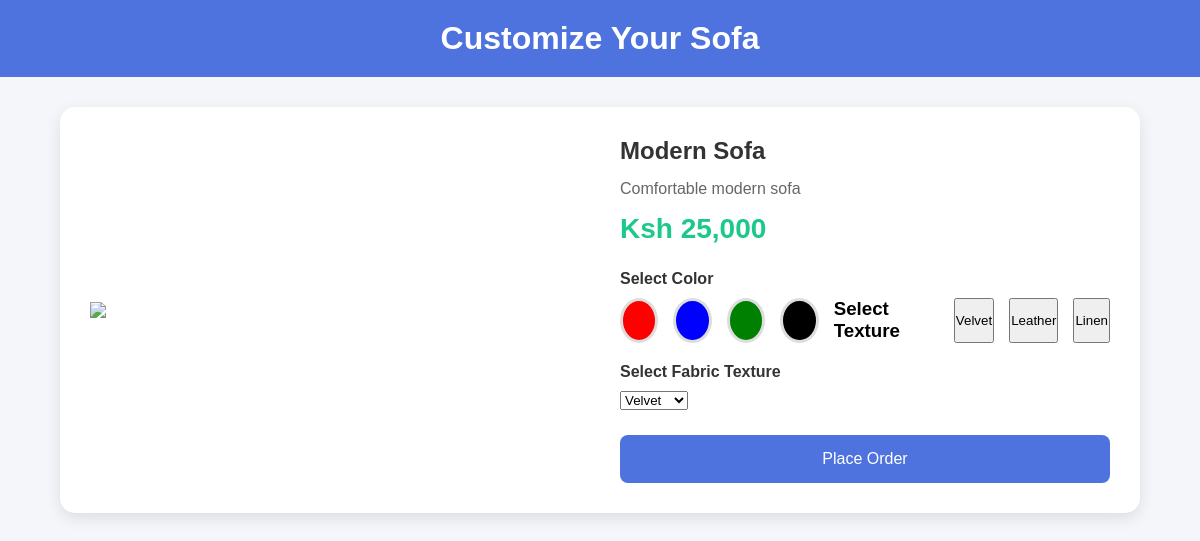
Screenshot of /customize.php?id=1 with the database file from the repository.
### tables this page shows
CREATE TABLE `products` (
  `id` int(11) NOT NULL,
  `name` text NOT NULL,
  `description` varchar(255) NOT NULL,
  `price` int(50) NOT NULL,
  `image` varchar(255) NOT NULL
);

### customize.php (the view, shortened to what this page needs)
<?php
include("config/db.php");
$id = $_GET['id'];
$product = mysqli_query($conn,"SELECT * FROM products WHERE id='$id'");
$row = mysqli_fetch_assoc($product);
?>
<!DOCTYPE html>
<html>
<head>
</head>
<body>
<div class="header">
    <h1>Customize Your Sofa</h1>
</div>
<div class="container">
   <div class="sofa-preview">
    <div id="textureLayer"></div>
</div>
    <div class="details">
        <h2><?php echo $row['name']; ?></h2>
        <p><?php echo $row['description']; ?></p>
        <div class="price">
            Ksh <?php echo number_format($row['price']); ?>
        </div>
        <div class="section-title">
            Select Color
        </div>
        <div class="colors">
            <button class="color-btn red"
onclick="changeColor('red')"></button>
<button class="color-btn blue"
onclick="changeColor('blue')"></button>
<button class="color-btn green"
onclick="changeColor('green')"></button>
<button class="color-btn black"
onclick="changeColor('black')"></button>
<h3>Select Texture</h3>
<button onclick="changeTexture('velvet')">
Velvet
</button>
<button onclick="changeTexture('leather')">
Leather
</button>
<button onclick="changeTexture('linen')">
Linen
</button>
        </div>
        <div class="section-title">
            Select Fabric Texture
        </div>
        <select class="texture">
            <option>Velvet</option>
        </select>
       <form action="place_order.php" method="POST">
    <button type="submit" class="order-btn">
        Place Order
    </button>
</form>
    </div>
</div>
</body>
</html>

### customize.php (style rules this page uses)
* { margin:0; padding:0; box-sizing:border-box; font-family:Arial, sans-serif; }
body { background:#f4f6f9; }
.header { background:#4e73df; color:white; text-align:center; padding:20px; }
.container { width:90%; max-width:1100px; margin:30px auto; display:flex; gap:30px; background:white; padding:30px; border-radius:15px; box-shadow:0 5px 15px rgba(0,0,0,0.1); }
.sofa-preview { position:relative; width:500px; margin:auto; }
#textureLayer { position:absolute; top:0; left:0; width:100%; height:100%; background-image:url('assets/images/textures/velvet.jpg'); background-size:cover; background-position:center; opacity:0.9; mix-blend-mode:overlay; -webkit-mask-image:url('assets/masks/sofa-mask.svg'); -webkit-mask-repeat:no-repeat; -webkit-mask-size:contain; -webkit-mask-position:center; mask-image:url('assets/masks/sofa-mask.svg'); mask-repeat:no-repeat; mask-size:contain; mask-position:center; }
.details { flex:1; }
.details h2 { margin-bottom:15px; color:#333; }
.details p { color:#666; margin-bottom:15px; }
.price { font-size:28px; color:#1cc88a; font-weight:bold; margin-bottom:25px; }
.section-title { margin-top:20px; margin-bottom:10px; font-weight:bold; color:#333; }
.colors { display:flex; gap:15px; margin-bottom:20px; }
.color-btn { width:45px; height:45px; border-radius:50%; border:3px solid #ddd; cursor:pointer; }
.red { background:red; }
.blue { background:blue; }
.green { background:green; }
.black { background:black; }
.order-btn { margin-top:25px; width:100%; padding:15px; background:#4e73df; color:white; border:none; border-radius:8px; font-size:16px; cursor:pointer; }

### rows the page displays
products: name "Modern Sofa", description "Comfortable modern sofa", price "25,000"
